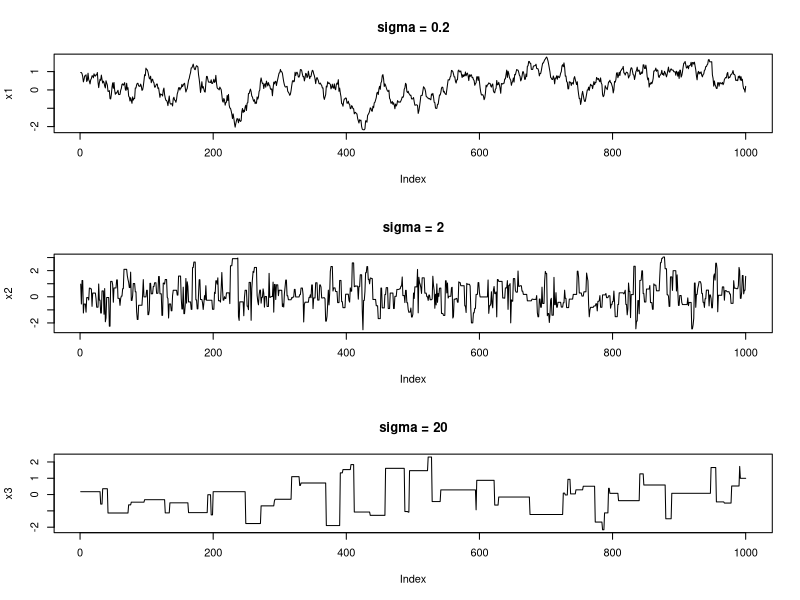

This chart was generated by the following R code: (Note: this script raises an error after producing the figure.)
ntimes = 1000
sd = 0.4

mcmc_RW = function(sd, ntimes = 1000)
{
  x = numeric(ntimes)
  x[1] = runif(1)
  for(i in 2:ntimes)
  {
    x_prop = rnorm(1,mean = x[i-1], sd = sd)
    alpha = min(1, exp(-0.5*(x_prop^2-x[i-1]^2)))
    if(runif(1)< alpha)
      x[i]=x_prop
    else
      x[i] = x[i-1]
  }
  return(x)
}

x1 = mcmc_RW(0.2, 1000)
x2 = mcmc_RW(2, 1000)
x3 = mcmc_RW(20, 1000)
par(mfrow=c(3,1))
plot(x1, type="l", main=paste(expression(sigma), "=", 0.2))
plot(x2, type="l", main=paste(expression(sigma), "=", 2))
plot(x3, type="l", main=paste(expression(sigma), "=", 20))

par(mfrow=c(3,1))
truehist(x1, xlim = c(-5,5))
curve(dnorm(x), from = -5, to = 5, lwd=2, add=T)
truehist(x2, xlim = c(-5,5))
curve(dnorm(x), from = -5, to = 5, lwd=2, add=T)
truehist(x3, xlim = c(-5,5))
curve(dnorm(x), from = -5, to = 5, lwd=2, add=T)